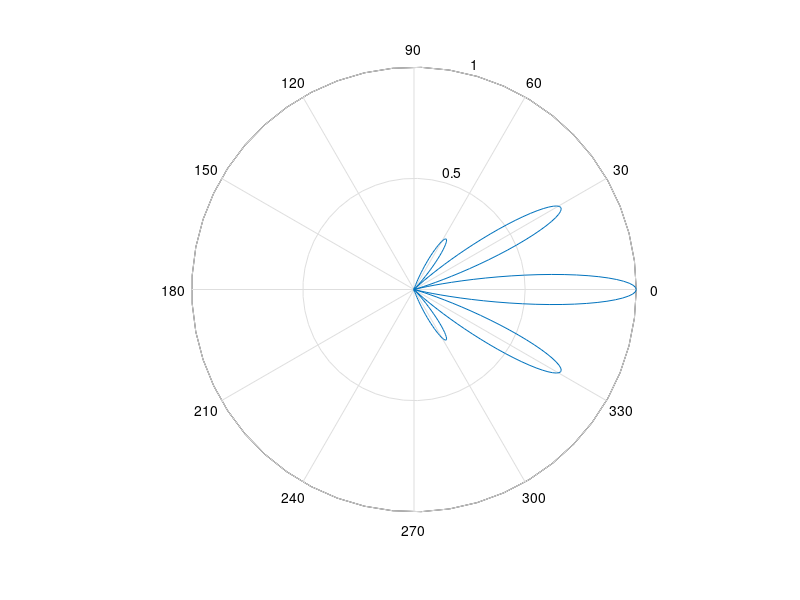

The MATLAB script that drew this image:
% exp 4
clc;
close all;
clear all;
X=-pi/2:.01:pi/2;
u=(cos (X).*cos(6.*X)).^2;
polar(X,u)
% to calculate the power radiated
Prad = dblquad(@(x,y)(((cos (x)).*(cos(6.*x))).^2).*sin(x), 0, pi, 0, 2*pi);
disp('Power Radiated=');
disp(Prad);
% to cal the hpbw
for angle=(-pi/2):0.00001:0
U=(cos (angle).*cos(6.*angle)).^2;
if (U>=(max(u))/2-0.01) && (U<=(max(u))/2+0.01)
theta1=angle;
end
end
theta1=theta1*180/pi;
for angle=0:0.00001:pi/2
U=(cos (angle).*cos(6.*angle)).^2;
if (U>=((max(u))/2)-0.001) && (U<=((max(u))/2)+0.001)
theta2=angle;
end
end
theta2=theta2*180/pi;
theta=abs(theta1)+abs(theta2);
disp('HPBW=');
disp(theta);
%for FNBW
for angle=0:0.00001:(pi/2)
U=(cos (angle).*cos(6.*angle)).^2;
if (U>=(min(u))/2-0.001) && (U<=(min(u))/2+0.001)
theta3=angle;
break;
end
end
theta3=theta3*180/pi;
for angle=(-pi/2):0.00001:0
U=(cos (angle).*cos(6.*angle)).^2;
if (U>=(min(u))/2-0.01) && (U<=(min(u))/2+0.01)
theta4=angle;
end
end
theta1=theta1*180/pi;
theta4=theta4*180/pi;
theta=abs(theta3)+abs(theta4);
disp('FNBW=');
disp(theta);


% clc;
% close all;
% clear all;
% 
% % Define the range of angles
% X = -pi/2:.01:pi/2;
% 
% % Calculate the radiation pattern with additional lobes
% num_lobes = 6; % Number of additional lobes
% u = (cos(X).*cos(num_lobes.*X)).^2;
% 
% % Plot the polar radiation pattern
% polar(X,u)
% 
% % Calculate the power radiated
% Prad = dblquad(@(x,y)(((cos(x)).*(cos(num_lobes.*x))).^2).*sin(x), 0, pi, 0, 2*pi);
% disp('Power Radiated=');
% disp(Prad);
% 
% % Calculate the HPBW
% [theta1, theta2] = calculate_HPBW(X, u);
% HPBW = abs(theta1) + abs(theta2);
% disp('HPBW=');
% disp(HPBW);
% 
% % Calculate the FNBW
% [theta3, theta4] = calculate_FNBW(X, u);
% FNBW = abs(theta3) + abs(theta4);
% disp('FNBW=');
% disp(FNBW);
% 
% % Function to calculate HPBW
% function [theta1, theta2] = calculate_HPBW(X, u)
%     for angle = -pi/2:0.00001:0
%         U = (cos(angle).*cos(6.*angle)).^2;
%         if (U >= (max(u))/2-0.01) && (U <= (max(u))/2+0.01)
%             theta1 = angle;
%         end
%     end
%     theta1 = theta1 * 180 / pi;
%     
%     for angle = 0:0.00001:pi/2
%         U = (cos(angle).*cos(6.*angle)).^2;
%         if (U >= ((max(u))/2)-0.001) && (U <= ((max(u))/2)+0.001)
%             theta2 = angle;
%         end
%     end
%     theta2 = theta2 * 180 / pi;
% end
% 
% % Function to calculate FNBW
% function [theta3, theta4] = calculate_FNBW(X, u)
%     for angle = 0:0.00001:(pi/2)
%         U = (cos(angle).*cos(6.*angle)).^2;
%         if (U >= (min(u))/2-0.001) && (U <= (min(u))/2+0.001)
%             theta3 = angle;
%             break;
%         end
%     end
%     theta3 = theta3 * 180 / pi;
%     
%     for angle = -pi/2:0.00001:0
%         U = (cos(angle).*cos(6.*angle)).^2;
%         if (U >= (min(u))/2-0.01) && (U <= (min(u))/2+0.01)
%             theta4 = angle;
%         end
%     end
%     theta4 = theta4 * 180 / pi;
% end
% 
